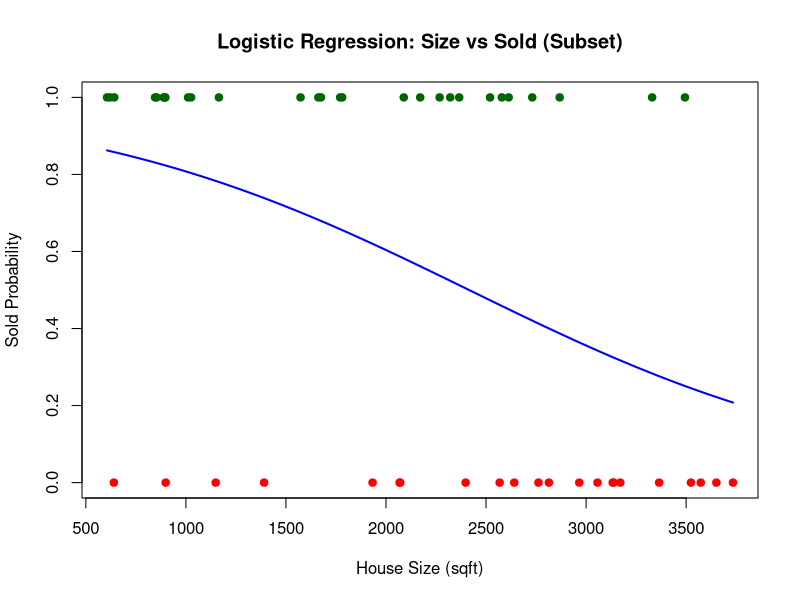

This figure's R source:
library(readr)

rm(list = ls())

df <- read.csv("real_estate_housing.csv")

colnames(df) <- c("Date", "City", "State", "Type", "Beds", "Baths", "Size", "Price", "Year", "Status")

df <- df[1:50, ]

df$Sold <- ifelse(df$Status == "Sold", 1, 0)

model1 <- glm(Sold ~ Size, family = binomial, data = df)

summary(model1)

plot(
  df$Size,
  df$Sold,
  main = "Logistic Regression: Size vs Sold (Subset)",
  xlab = "House Size (sqft)",
  ylab = "Sold Probability",
  pch = 19,
  col = ifelse(df$Sold == 1, "darkgreen", "red") # Green for Sold, Red for Available
)

x_val <- seq(min(df$Size), max(df$Size), length.out = 100)
pred_prob <- predict(model1, newdata = data.frame(Size = x_val), type = "response")

lines(x_val, pred_prob, col = "blue", lwd = 2)
